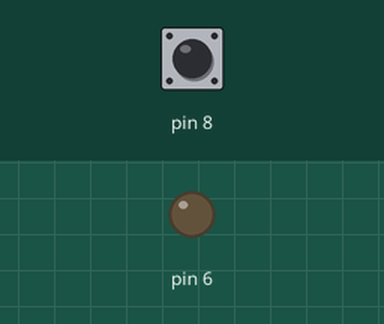
Bench run of a sketch on a simulated Arduino Uno, built with avr-gcc and run on an emulated ATmega328P. On the bench: output pins drawn as LEDs (lit = HIGH). The inputs (shaded band) are chosen by the test bench; at power-on: pin 8 HIGH. What the sketch prints to the serial monitor is not drawn.

Above: at 1.2 s.
1.3 s: pin 8 pulled LOW for 0.15 s
At 1.38 s:
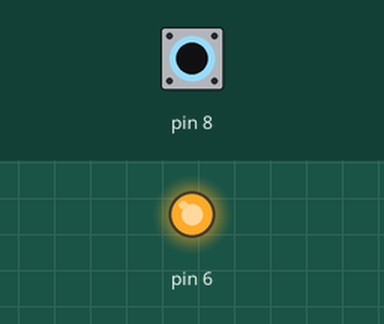
2.9 s: pin 8 pulled LOW for 3.2 s
At 7.3 s:
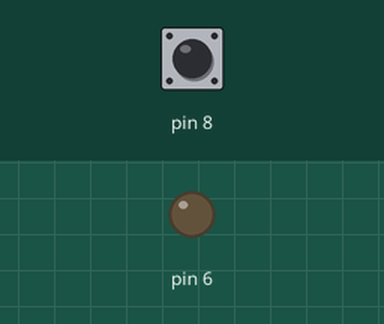
Timing chart, 0 to 8.8 s (numbered marks = the images above; inputs shaded):
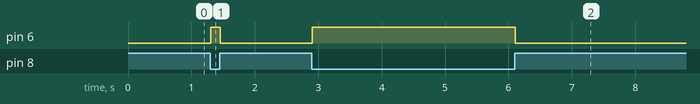

Measured:
- after the input at 1.3 s, pin 6: LOW → HIGH at once, → LOW 0.15 s later
- after the input at 2.9 s, pin 6: LOW → HIGH at once, → LOW 3.2 s later

The sketch:

button.ino
```cpp
void setup()
{
  pinMode(6, OUTPUT);
  pinMode(8, INPUT_PULLUP);
  Serial.begin(9600);


}

void loop()
{
  if(digitalRead(8) == LOW)
  {
    Serial.println("0");
    digitalWrite(6, HIGH);
  }

  else if(digitalRead(8) == HIGH)
  {
    Serial.println("1");
    digitalWrite(6, LOW);
  }


}
```
